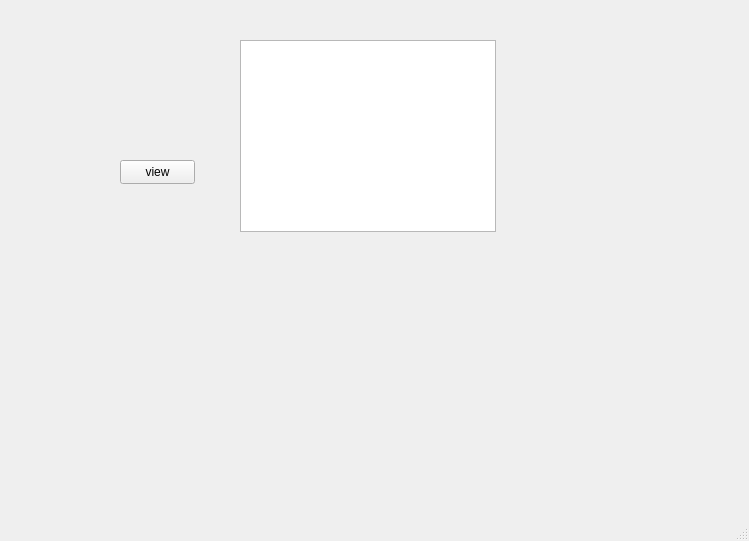
<?xml version="1.0" encoding="UTF-8"?>
<ui version="4.0">
 <class>gameOver</class>
 <widget class="QMainWindow" name="gameOver">
  <property name="geometry">
   <rect>
    <x>0</x>
    <y>0</y>
    <width>749</width>
    <height>541</height>
   </rect>
  </property>
  <property name="windowTitle">
   <string>MainWindow</string>
  </property>
  <widget class="QWidget" name="centralwidget">
   <widget class="QPushButton" name="pushButton">
    <property name="geometry">
     <rect>
      <x>120</x>
      <y>160</y>
      <width>75</width>
      <height>24</height>
     </rect>
    </property>
    <property name="text">
     <string>view</string>
    </property>
   </widget>
   <widget class="QGraphicsView" name="graphicsView">
    <property name="geometry">
     <rect>
      <x>240</x>
      <y>40</y>
      <width>256</width>
      <height>192</height>
     </rect>
    </property>
   </widget>
  </widget>
  <widget class="QMenuBar" name="menubar">
   <property name="geometry">
    <rect>
     <x>0</x>
     <y>0</y>
     <width>749</width>
     <height>22</height>
    </rect>
   </property>
  </widget>
  <widget class="QStatusBar" name="statusbar"/>
 </widget>
 <resources/>
 <connections/>
</ui>
